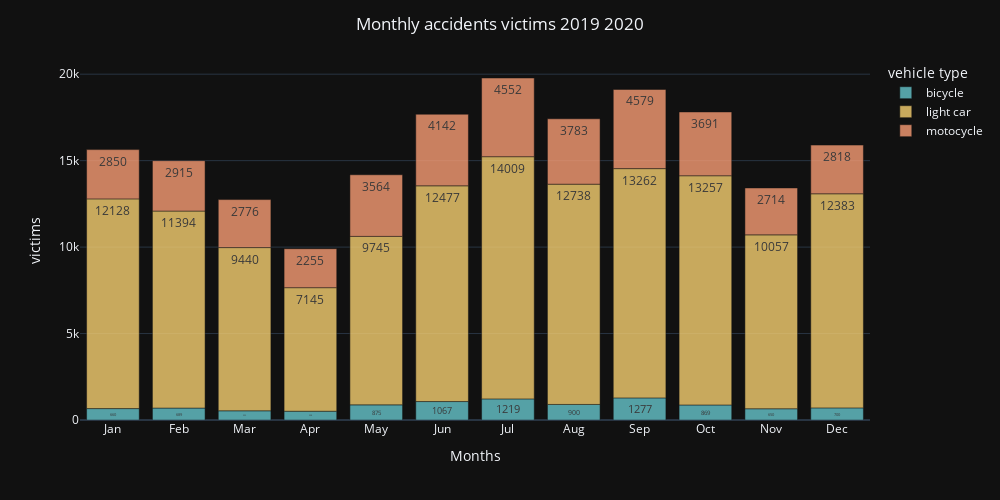

The notebook cell this image was saved under:
### Markdown cell above
### Accidents victims per month

### Code cell
dx= df.groupby(['catv','month']).count().reset_index()

fig = px.bar(dx, x="month", y="victim_id", text="victim_id", color="catv" ,
    template="plotly_dark",color_discrete_sequence= px.colors.qualitative.Pastel,
    labels={'catv': 'vehicle type', 'victim_id':'victims', 'month': 'Months'} ,
    category_orders= {"month":['Jan', 'Feb', 'Mar', 'Apr', 'May', 'Jun', 'Jul', 'Aug', 'Sep', 'Oct', 'Nov', 'Dec']}
    )

fig.update_layout(width=1000, height=500,xaxis_title_text='Months' , 
    title='Monthly accidents victims 2019 2020',
    title_x=.5 
 )
fig.update_traces(textposition='inside', opacity=0.8  )
fig.show()

### Figure 1 — Plotly figure (JSON) as saved in the notebook; plotly's stock layout.template omitted (floating-point values rounded to 4 significant figures)
{"data": [{"alignmentgroup": "True", "hovertemplate": "vehicle type=bicycle<br>Months=%{x}<br>victims=%{text}<extra></extra>", "legendgroup": "bicycle", "marker": {"color": "rgb(102, 197, 204)", "pattern": {"shape": ""}}, "name": "bicycle", "offsetgroup": "bicycle", "opacity": 0.8, "orientation": "v", "showlegend": true, "text": [508, 900, 700, 689, 660, 1219, 1067, 532, 875, 650, 869, 1277], "textposition": "inside", "type": "bar", "x": ["Apr", "Aug", "Dec", "Feb", "Jan", "Jul", "Jun", "Mar", "May", "Nov", "Oct", "Sep"], "xaxis": "x", "y": [508, 900, 700, 689, 660, 1219, 1067, 532, 875, 650, 869, 1277], "yaxis": "y"}, {"alignmentgroup": "True", "hovertemplate": "vehicle type=light car<br>Months=%{x}<br>victims=%{text}<extra></extra>", "legendgroup": "light car", "marker": {"color": "rgb(246, 207, 113)", "pattern": {"shape": ""}}, "name": "light car", "offsetgroup": "light car", "opacity": 0.8, "orientation": "v", "showlegend": true, "text": [7145, 12738, 12383, 11394, 12128, 14009, 12477, 9440, 9745, 10057, 13257, 13262], "textposition": "inside", "type": "bar", "x": ["Apr", "Aug", "Dec", "Feb", "Jan", "Jul", "Jun", "Mar", "May", "Nov", "Oct", "Sep"], "xaxis": "x", "y": [7145, 12738, 12383, 11394, 12128, 14009, 12477, 9440, 9745, 10057, 13257, 13262], "yaxis": "y"}, {"alignmentgroup": "True", "hovertemplate": "vehicle type=motocycle<br>Months=%{x}<br>victims=%{text}<extra></extra>", "legendgroup": "motocycle", "marker": {"color": "rgb(248, 156, 116)", "pattern": {"shape": ""}}, "name": "motocycle", "offsetgroup": "motocycle", "opacity": 0.8, "orientation": "v", "showlegend": true, "text": [2255, 3783, 2818, 2915, 2850, 4552, 4142, 2776, 3564, 2714, 3691, 4579], "textposition": "inside", "type": "bar", "x": ["Apr", "Aug", "Dec", "Feb", "Jan", "Jul", "Jun", "Mar", "May", "Nov", "Oct", "Sep"], "xaxis": "x", "y": [2255, 3783, 2818, 2915, 2850, 4552, 4142, 2776, 3564, 2714, 3691, 4579], "yaxis": "y"}], "layout": {"barmode": "relative", "height": 500, "legend": {"title": {"text": "vehicle type"}, "tracegroupgap": 0}, "margin": {"t": 60}, "title": {"text": "Monthly accidents victims 2019 2020", "x": 0.5}, "width": 1000, "xaxis": {"anchor": "y", "categoryarray": ["Jan", "Feb", "Mar", "Apr", "May", "Jun", "Jul", "Aug", "Sep", "Oct", "Nov", "Dec"], "categoryorder": "array", "domain": [0, 1], "title": {"text": "Months"}}, "yaxis": {"anchor": "x", "domain": [0, 1], "title": {"text": "victims"}}}}
